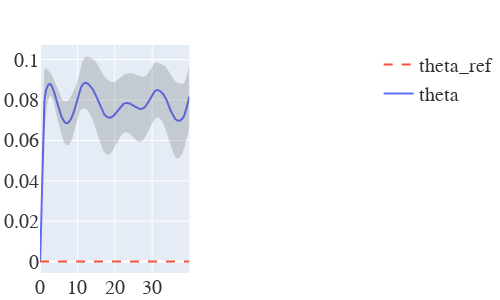

Notebook cell for this chart:
### Code cell
import plotly.graph_objects as go
from plotly.subplots import make_subplots

# Assuming df is your dataframe, 'time' is x-axis, 'signal1' and 'signal2' are y-values.
fig = make_subplots(rows=1, cols=2)

df_numeric = df_sac_eval.apply(pd.to_numeric, errors='coerce')
new_df = df_numeric.groupby(["eval/step"]).agg(['mean', 'std']).reset_index()
new_df["eval/theta", "std"]
new_df["eval/step"]*=0.01

fig.add_trace(
    go.Scatter(x=new_df["eval/step"], y=new_df["eval/theta", "mean"], name='theta'),
    row=1, col=1
)


fig.add_trace(
   go.Scatter(
        name='theta_ref',
        x=new_df["eval/step"],
        y=new_df["eval/theta_ref", "mean"],
        mode='lines',
       line=dict(dash='dash')
    ),
    row = 1, col = 1
)

fig.add_trace(
    go.Scatter(
        name='Upper Bound',
        x=new_df["eval/step"],
        y=new_df["eval/theta", "mean"] + new_df["eval/theta", "std"],
        mode='lines',
        marker=dict(color="#444"),
        line=dict(width=0),
        showlegend=False,
    ),
    row = 1, col = 1
)

fig.add_trace(
    go.Scatter(
        name='Lower Bound',
        x=new_df["eval/step"],
        y=new_df["eval/theta", "mean"] - new_df["eval/theta", "std"],
        mode='lines',
        marker=dict(color="#444"),
        line=dict(width=0),
        fillcolor='rgba(68, 68, 68, 0.2)',
        fill='tonexty',
        showlegend=False,
    ),
    row = 1, col = 1
)

fig.update_layout(**fig_layout)
# fig.show()

### Figure 1 — Plotly figure (JSON) as saved in the notebook; plotly's stock layout.template omitted (floating-point values rounded to 4 significant figures; data arrays with more than 128 entries replaced by an {"elided": "..."} marker saying what was removed)
{"data": [{"name": "theta", "x": {"elided": "3999 float values"}, "y": {"elided": "3999 float values"}, "type": "scatter", "xaxis": "x", "yaxis": "y"}, {"line": {"dash": "dash"}, "mode": "lines", "name": "theta_ref", "x": {"elided": "3999 float values"}, "y": {"elided": "3999 float values"}, "type": "scatter", "xaxis": "x", "yaxis": "y"}, {"line": {"width": 0}, "marker": {"color": "#444"}, "mode": "lines", "name": "Upper Bound", "showlegend": false, "x": {"elided": "3999 float values"}, "y": {"elided": "3999 float values"}, "type": "scatter", "xaxis": "x", "yaxis": "y"}, {"fill": "tonexty", "fillcolor": "rgba(68, 68, 68, 0.2)", "line": {"width": 0}, "marker": {"color": "#444"}, "mode": "lines", "name": "Lower Bound", "showlegend": false, "x": {"elided": "3999 float values"}, "y": {"elided": "3999 float values"}, "type": "scatter", "xaxis": "x", "yaxis": "y"}], "layout": {"xaxis": {"anchor": "y", "domain": [0.0, 0.45]}, "yaxis": {"anchor": "x", "domain": [0.0, 1.0]}, "xaxis2": {"anchor": "y2", "domain": [0.55, 1.0]}, "yaxis2": {"anchor": "x2", "domain": [0.0, 1.0]}, "font": {"family": "Fira Sans, Helvetica, Arial, sans-serif", "color": "#333333", "size": 20}, "margin": {"l": 40, "r": 2, "b": 10, "t": 45}, "autosize": false, "width": 500, "height": 300}}
